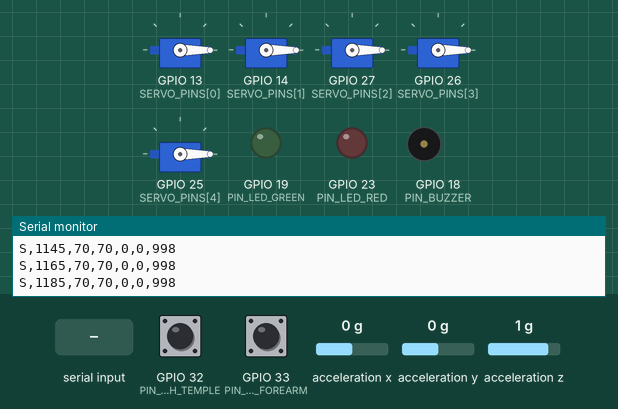
The sketch below on a simulated ESP32. Shown: 5 × servo, output pins drawn as LEDs (lit = HIGH), buzzer (waves = sounding), the last lines printed to the serial monitor. Wiring (inferred from the names in the program): ADXL345 accelerometer at I2C address 0x53. The test bench sets the inputs (shaded band); at power-on: GPIO 32 (PIN_TOUCH_TEMPLE) HIGH, GPIO 33 (PIN_TOUCH_FOREARM) HIGH, acceleration x 0 g, acceleration y 0 g, acceleration z 1 g.

Above: at 1.2 s.
1.3 s: "A,90,45,200,10,150\n" received over Serial
At 1.7 s:
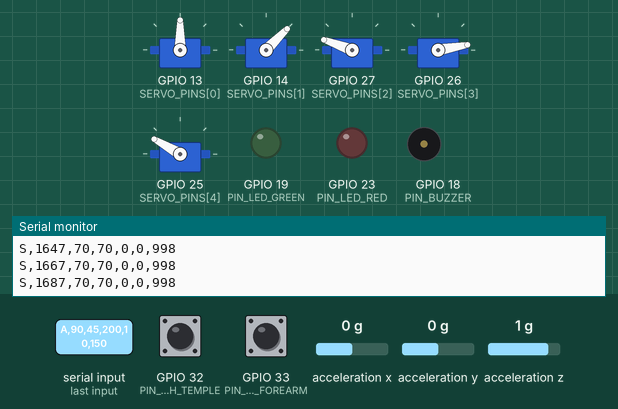
3.3 s: "B,90,45\n" received over Serial
At 4.3 s:
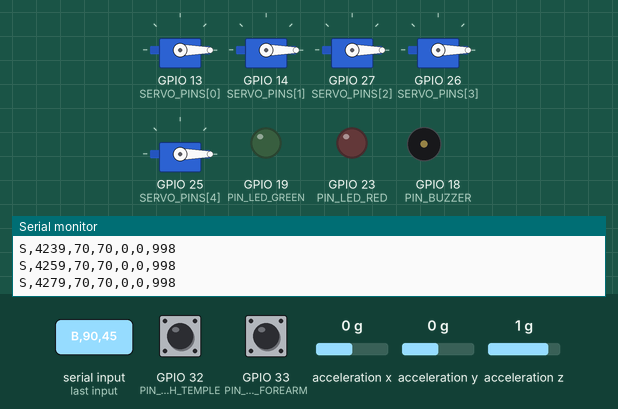
Timing chart, 0 to 6.3 s (numbered marks = the images above; inputs shaded):
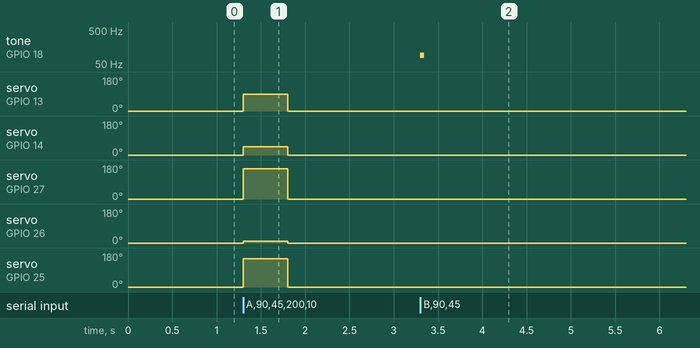

Measured:
- after the input at 1.3 s, servo on GPIO 13 (SERVO_PINS[0]): 0° → 90° at once, → 0° 0.50 s later; servo on GPIO 14 (SERVO_PINS[1]): 0° → 45° at once, → 0° 0.50 s later
- after the input at 3.3 s, tone on GPIO 18 (PIN_BUZZER): silent → 90 Hz at once, → silent 0.04 s later

The sketch:

neurogrip_esp32.ino
```cpp
// NeuroGrip ESP32 firmware
// Board: Inland ESP32 dev board (ESP32-WROOM-32E, classic ESP32). Arduino IDE board: "ESP32 Dev Module".
//
// Streams the two intent pads + accelerometer at 50 Hz and drives 5 finger servos from the laptop.
// Protocol (115200 baud, newline-terminated):
//   out: S,<ms>,<temple>,<forearm>,<ax_mg>,<ay_mg>,<az_mg>
//        # ...                                       info lines (ignored by the laptop)
//   in:  A,<thumb>,<index>,<middle>,<ring>,<pinky>   servo degrees (clamped 0-160)
//        B,<hz>,<ms>                                 buzzer tone
//        L,<G|R|O>                                   LEDs green / red / off
// Safety: no A command for 500 ms -> all servos return to 0 (open hand).

#include <Wire.h>
#include <ESP32Servo.h>

// ---- pins: every servo + pad on the LEFT header (IO13 ... IO33), outputs on the right header ----
// Avoid: SD0-SD3/CMD/CLK (flash), IO12 (boot strapping), IO34-39 (input only).
const int PIN_TOUCH_TEMPLE  = 32;   // T9, foil pad in the headband
const int PIN_TOUCH_FOREARM = 33;   // T8, foil pad on the forearm
const int SERVO_PINS[5]     = {13, 14, 27, 26, 25};  // thumb, index, middle, ring, pinky
const int PIN_BUZZER        = 18;
const int PIN_LED_GREEN     = 19;
const int PIN_LED_RED       = 23;
const int PIN_SDA = 21, PIN_SCL = 22;

const int NUM_SERVOS = 5;
const int SERVO_MAX = 160;
const unsigned long SAMPLE_MS = 20;      // 50 Hz
const unsigned long WATCHDOG_MS = 500;
const int TOUCH_SAMPLES = 4;             // average a few reads per frame to cut noise

Servo servos[NUM_SERVOS];
unsigned long lastSample = 0;
unsigned long lastServoCmd = 0;
bool servosNeutral = true;
char buf[48];
int bufLen = 0;

// ---------------- accelerometer (auto-detect Grove ADXL345 or LIS3DHTR) ----------------
enum AccelType { ACC_NONE, ACC_ADXL345, ACC_LIS3DH };
AccelType accel = ACC_NONE;
uint8_t accelAddr = 0;

bool i2cPresent(uint8_t addr) {
  Wire.beginTransmission(addr);
  return Wire.endTransmission() == 0;
}

void writeReg(uint8_t addr, uint8_t reg, uint8_t val) {
  Wire.beginTransmission(addr);
  Wire.write(reg);
  Wire.write(val);
  Wire.endTransmission();
}

uint8_t readReg(uint8_t addr, uint8_t reg) {
  Wire.beginTransmission(addr);
  Wire.write(reg);
  Wire.endTransmission(false);
  Wire.requestFrom((int)addr, 1);
  return Wire.available() ? Wire.read() : 0;
}

void accelBegin() {
  const uint8_t adxl[2] = {0x53, 0x1D};
  for (uint8_t a : adxl) {
    if (i2cPresent(a)) {
      accel = ACC_ADXL345; accelAddr = a;
      writeReg(a, 0x2C, 0x0A);  // BW_RATE: 100 Hz
      writeReg(a, 0x31, 0x0B);  // DATA_FORMAT: full resolution, +/-16 g (3.9 mg/LSB)
      writeReg(a, 0x2D, 0x08);  // POWER_CTL: measure
      return;
    }
  }
  const uint8_t lis[2] = {0x19, 0x18};
  for (uint8_t a : lis) {
    if (i2cPresent(a) && readReg(a, 0x0F) == 0x33) {  // WHO_AM_I
      accel = ACC_LIS3DH; accelAddr = a;
      writeReg(a, 0x20, 0x57);  // CTRL_REG1: 100 Hz, XYZ on
      writeReg(a, 0x23, 0x08);  // CTRL_REG4: high resolution, +/-2 g (1 mg/digit)
      return;
    }
  }
}

void accelRead(int &x, int &y, int &z) {
  if (accel == ACC_NONE) { x = 0; y = 0; z = 1000; return; }  // no sensor: report "still"
  Wire.beginTransmission(accelAddr);
  Wire.write(accel == ACC_ADXL345 ? 0x32 : (0x28 | 0x80));   // LIS3DH: auto-increment
  Wire.endTransmission(false);
  Wire.requestFrom((int)accelAddr, 6);
  int16_t v[3] = {0, 0, 0};
  for (int i = 0; i < 3 && Wire.available() >= 2; i++) {
    uint8_t lo = Wire.read(), hi = Wire.read();
    v[i] = (int16_t)((hi << 8) | lo);
  }
  if (accel == ACC_ADXL345) {
    x = (int)(v[0] * 3.9f); y = (int)(v[1] * 3.9f); z = (int)(v[2] * 3.9f);
  } else {
    x = v[0] >> 4; y = v[1] >> 4; z = v[2] >> 4;  // 12-bit left-justified, 1 mg/digit
  }
}

// ---------------- outputs ----------------
void setServos(const int *vals) {
  for (int i = 0; i < NUM_SERVOS; i++) servos[i].write(constrain(vals[i], 0, SERVO_MAX));
}

void servosNeutralPosition() {
  const int zeros[NUM_SERVOS] = {0, 0, 0, 0, 0};
  setServos(zeros);
}

void setLeds(char s) {
  digitalWrite(PIN_LED_GREEN, s == 'G' ? HIGH : LOW);
  digitalWrite(PIN_LED_RED,   s == 'R' ? HIGH : LOW);
}

uint32_t touchAvg(int pin) {
  uint32_t sum = 0;
  for (int i = 0; i < TOUCH_SAMPLES; i++) sum += touchRead(pin);
  return sum / TOUCH_SAMPLES;
}

// ---------------- commands from the laptop ----------------
void handleLine(char *line) {
  if (line[0] == 'A') {
    int v[NUM_SERVOS];
    if (sscanf(line, "A,%d,%d,%d,%d,%d", &v[0], &v[1], &v[2], &v[3], &v[4]) == NUM_SERVOS) {
      setServos(v);
      lastServoCmd = millis();
      servosNeutral = false;
    }
  } else if (line[0] == 'B') {
    int hz, ms;
    if (sscanf(line, "B,%d,%d", &hz, &ms) == 2 && hz > 0 && ms > 0) tone(PIN_BUZZER, hz, ms);
  } else if (line[0] == 'L' && line[1] == ',') {
    setLeds(line[2]);
  }
}

void readCommands() {
  while (Serial.available()) {
    char ch = Serial.read();
    if (ch == '\n' || ch == '\r') {
      if (bufLen > 0) {
        buf[bufLen] = '\0';
        handleLine(buf);
        bufLen = 0;
      }
    } else if (bufLen < (int)sizeof(buf) - 1) {
      buf[bufLen++] = ch;
    } else {
      bufLen = 0;  // overflow: drop the line
    }
  }
}

void setup() {
  Serial.begin(115200);
  pinMode(PIN_LED_GREEN, OUTPUT);
  pinMode(PIN_LED_RED, OUTPUT);
  setLeds('O');

  Wire.begin(PIN_SDA, PIN_SCL);
  accelBegin();

  for (int i = 0; i < NUM_SERVOS; i++) {
    servos[i].setPeriodHertz(50);
    servos[i].attach(SERVO_PINS[i], 500, 2400);  // SG90 pulse range
  }
  servosNeutralPosition();

  const char *accelName = accel == ACC_ADXL345 ? "ADXL345" : accel == ACC_LIS3DH ? "LIS3DHTR" : "none";
  Serial.printf("# NeuroGrip firmware 2 | ESP32-WROOM-32E | accel=%s | touch T9(IO32)=temple T8(IO33)=forearm\n",
                accelName);
}

void loop() {
  readCommands();

  unsigned long now = millis();
  if (!servosNeutral && now - lastServoCmd > WATCHDOG_MS) {
    servosNeutralPosition();
    setLeds('O');
    servosNeutral = true;
  }

  if (now - lastSample >= SAMPLE_MS) {
    lastSample = now;
    int ax, ay, az;
    accelRead(ax, ay, az);
    Serial.printf("S,%lu,%lu,%lu,%d,%d,%d\n", now,
                  (unsigned long)touchAvg(PIN_TOUCH_TEMPLE), (unsigned long)touchAvg(PIN_TOUCH_FOREARM),
                  ax, ay, az);
  }
}
```
